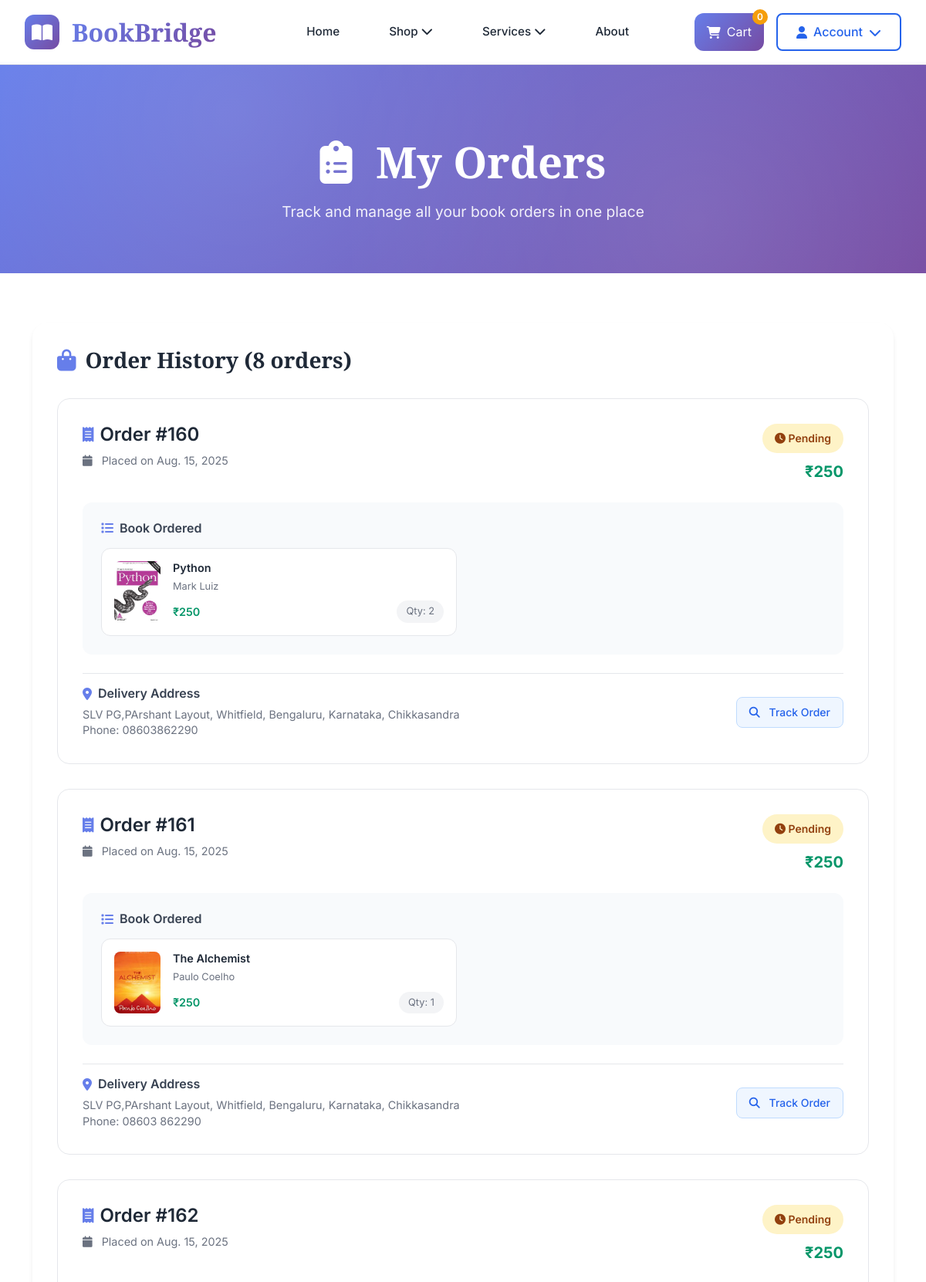
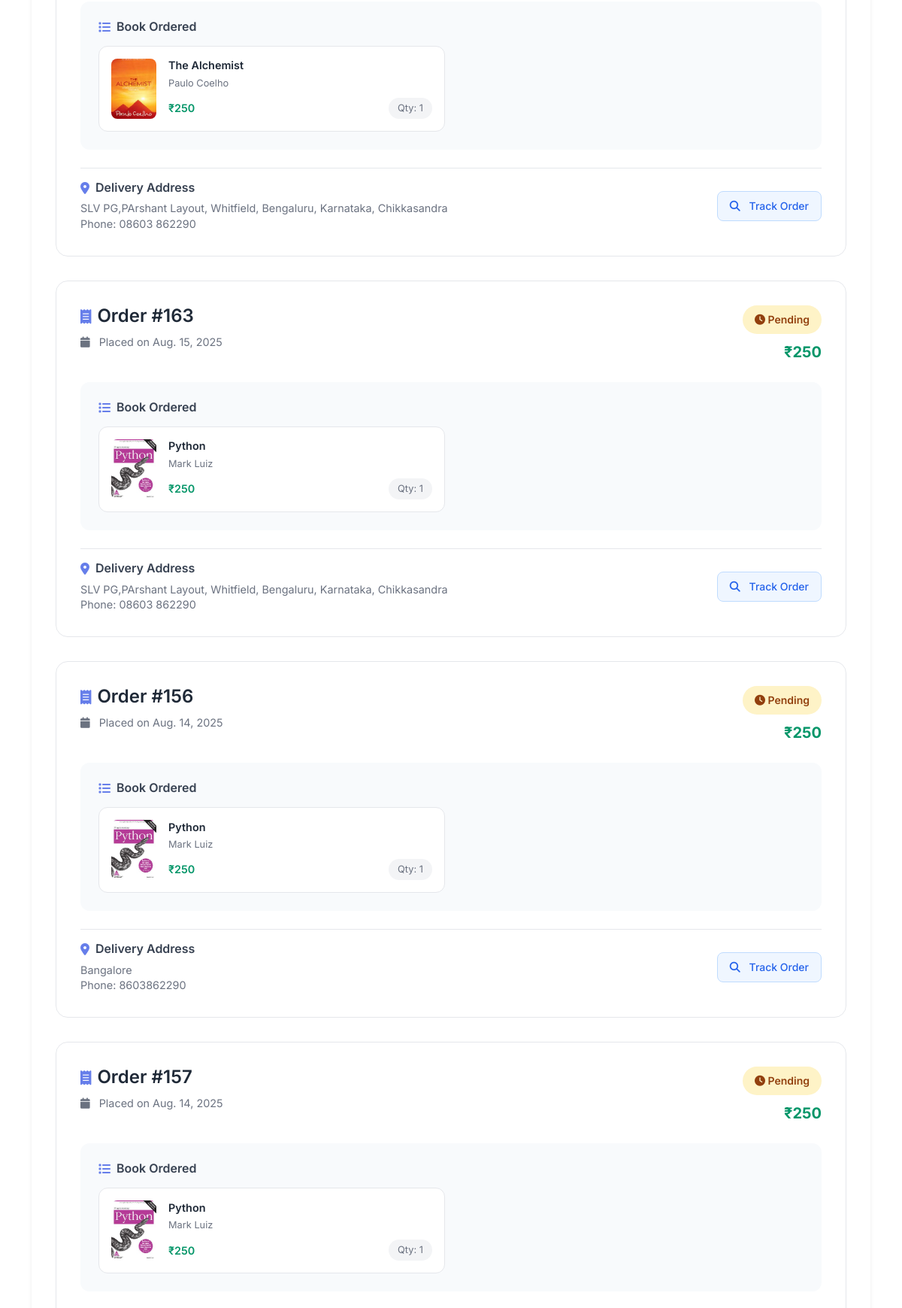
The page /order (signed in, upper part) on the database its author committed (2 pictures, top to bottom).
### book_store/models/orders.py (models this page shows, shortened)
class Order(models.Model):
    product = models.ForeignKey(Product, on_delete=models.CASCADE)
    customer = models.ForeignKey(Customer, on_delete=models.CASCADE)
    quantity = models.IntegerField(default=1)
    price = models.IntegerField()
    address = models.CharField(max_length=500, default='', blank=True)
    phone = models.CharField(max_length=50, default='', blank=True)
    date = models.DateField(default= datetime.datetime.today)
    city = models.CharField(max_length=100,default='Dharwad')
    landmark = models.CharField(max_length=150,default='Hanuman Temple')
    mode = models.CharField(max_length=50,default='Cash On Delivery')
    pin = models.IntegerField( default=580001)
    status = models.BooleanField(default=False)
    @staticmethod
    def get_orders_by_customer(customer_id):
        return Order\
            .objects\
            .filter(customer = customer_id)\
            .order_by('-date')

### book_store/models/product.py (models this page shows, shortened)
class Product(models.Model):
    name = models.CharField(max_length=50)
    price = models.IntegerField(default=0)
    category = models.ForeignKey(Category, on_delete=models.CASCADE, default=1)
    description = models.CharField(max_length=500, default='')
    image = models.ImageField(upload_to='uploads/products/')
    image_i = models.ImageField(upload_to='uploads/products/' , default='')
    image_b = models.ImageField(upload_to='uploads/products/' , default='')
    stock = models.IntegerField(default=100)
    author = models.CharField(max_length=50, default='Chetan Bhagat')
    page = models.IntegerField(default=200)
    publisher = models.CharField(max_length=500, default='Rupa Publications')
    language = models.CharField(max_length=500, default='English')
    edition = models.CharField(max_length=500,default='Febrauary 2018')

### book_store/views.py (the view)
# urls.py: re_path('order', Orders.as_view(), name='orders'),
class Orders(View):
    @method_decorator(auth_middleware)
    def get(self, request):
        customer = request.session.get('customer')
        print(f"Customer ID from session: {customer}")
        if not customer:
            print("No customer in session, redirecting to login")
            return redirect('login')
        try:
            orders = Order.get_orders_by_customer(customer)
            print(f"Found {len(orders)} orders for customer {customer}")
            return render(request, 'orders.html', {'orders': orders})
        except Exception as e:
            print(f"Error fetching orders: {e}")
            return render(request, 'orders.html', {'orders': [], 'error': 'Unable to load orders'})

### book_store/templates/orders.html (shortened to what this page needs)
{% extends 'base.html' %}
{% load static %}
{% load cart %}
{% block content %}
<section style="background: linear-gradient(135deg, #667eea 0%, #764ba2 100%); padding: 6rem 0 4rem; margin-top: 80px; position: relative; overflow: hidden;">
    <div style="position: absolute; top: 0; left: 0; right: 0; bottom: 0; background-image: radial-gradient(circle at 25% 25%, rgba(255, 255, 255, 0.1) 0%, transparent 50%), radial-gradient(circle at 75% 75%, rgba(255, 255, 255, 0.1) 0%, transparent 50%);"></div>
    <div class="container">
        <div class="row">
            <div class="col-12 text-center">
                <h1 style="color: white; font-family: 'Playfair Display', serif; font-size: 3.5rem; font-weight: 700; margin-bottom: 1rem; position: relative; z-index: 2;">
                    <i class="fas fa-clipboard-list" style="margin-right: 1rem;"></i>
                    My Orders
                </h1>
                <p style="color: rgba(255,255,255,0.9); font-size: 1.2rem; max-width: 600px; margin: 0 auto; position: relative; z-index: 2;">
                    Track and manage all your book orders in one place
                </p>
            </div>
        </div>
    </div>
</section>
<section class="section">
    <div class="container">
        {% if orders %}
        <div class="row">
            <div class="col-12">
                <div style="background: white; border-radius: 20px; padding: 2rem; box-shadow: 0 4px 6px -1px rgba(0, 0, 0, 0.1); margin-bottom: 2rem;">
                    <h3 style="color: #1f2937; font-weight: 700; margin-bottom: 2rem; font-family: 'Playfair Display', serif; display: flex; align-items: center; gap: 0.75rem;">
                        <i class="fas fa-shopping-bag" style="color: #667eea;"></i>
                        Order History ({{orders|length}} orders)
                    </h3>
                    <div class="orders-list">
                        {% for order in orders %}
                        <div class="order-card" style="border: 1px solid #e5e7eb; border-radius: 16px; padding: 2rem; margin-bottom: 2rem; transition: all 0.3s ease;">
                            <div style="display: flex; justify-content: space-between; align-items: flex-start; margin-bottom: 1.5rem; flex-wrap: wrap; gap: 1rem;">
                                <div>
                                    <h4 style="color: #1f2937; font-weight: 600; margin-bottom: 0.5rem; display: flex; align-items: center; gap: 0.5rem;">
                                        <i class="fas fa-receipt" style="color: #667eea; font-size: 1.2rem;"></i>
                                        Order #{{order.id}}
                                    </h4>
                                    <p style="color: #6b7280; margin: 0; font-size: 0.9rem;">
                                        <i class="fas fa-calendar" style="margin-right: 0.5rem;"></i>
                                        Placed on {{order.date}}
                                    </p>
                                </div>
                                <div style="text-align: right;">
                                    <div style="background: {% if order.status %}#dcfce7{% else %}#fef3c7{% endif %};
                                                color: {% if order.status %}#166534{% else %}#92400e{% endif %};
                                                padding: 0.5rem 1rem; border-radius: 20px; font-weight: 600; font-size: 0.875rem; margin-bottom: 0.5rem;">
                                        {% if order.status %}
                                            <i class="fas fa-check-circle"></i> Order Confirmed
                                        {% else %}
                                            <i class="fas fa-clock"></i> Pending
                                        {% endif %}
                                    </div>
                                    <div style="color: #059669; font-weight: 700; font-size: 1.25rem;">
                                        ₹{{order.price}}
                                    </div>
                                </div>
                            </div>
                            <div style="background: #f8fafc; border-radius: 12px; padding: 1.5rem; margin-bottom: 1.5rem;">
                                <h6 style="color: #374151; font-weight: 600; margin-bottom: 1rem; display: flex; align-items: center; gap: 0.5rem;">
                                    <i class="fas fa-list" style="color: #667eea;"></i>
                                    Book Ordered
                                </h6>
                                <div class="row g-3">
                                    <div class="col-lg-6 col-md-8">
                                        <div style="background: white; border-radius: 12px; padding: 1rem; border: 1px solid #e5e7eb;">
                                            <div style="display: flex; gap: 1rem; align-items: center;">
                                                <img src="{{order.product.image.url}}" alt="{{order.product.name}}"
                                                     style="width: 60px; height: 80px; object-fit: cover; border-radius: 8px;">
                                                <div style="flex: 1;">
                                                    <h6 style="color: #1f2937; font-weight: 600; margin-bottom: 0.25rem; font-size: 0.9rem; line-height: 1.3;">{{order.product.name}}</h6>
                                                    <p style="color: #6b7280; margin: 0; font-size: 0.8rem;">{{order.product.author}}</p>
                                                    <div style="display: flex; justify-content: space-between; align-items: center; margin-top: 0.5rem;">
                                                        <div style="color: #059669; font-weight: 600; font-size: 0.9rem;">₹{{order.product.price}}</div>
                                                        <div style="background: #f3f4f6; padding: 0.25rem 0.75rem; border-radius: 20px; font-size: 0.8rem; color: #6b7280;">
                                                            Qty: {{order.quantity}}
                                                        </div>
                                                    </div>
                                                </div>
                                            </div>
                                        </div>
                                    </div>
                                </div>
                            </div>
                            <div style="display: flex; justify-content: space-between; align-items: center; padding-top: 1rem; border-top: 1px solid #e5e7eb; flex-wrap: wrap; gap: 1rem;">
                                <div>
                                    <h6 style="color: #374151; font-weight: 600; margin-bottom: 0.5rem; display: flex; align-items: center; gap: 0.5rem;">
                                        <i class="fas fa-map-marker-alt" style="color: #667eea;"></i>
                                        Delivery Address
                                    </h6>
                                    <p style="color: #6b7280; margin: 0; font-size: 0.9rem; line-height: 1.4;">
                                        {{order.address}}<br>
                                        Phone: {{order.phone}}
                                    </p>
                                </div>
                                <div style="display: flex; gap: 1rem; flex-wrap: wrap;">
                                    <button onclick="trackOrder({{order.id}})" style="background: #eff6ff; color: #2563eb; border: 1px solid #bfdbfe; padding: 0.5rem 1rem; border-radius: 8px; font-weight: 500; font-size: 0.875rem; cursor: pointer; transition: all 0.3s ease;">
                                        <i class="fas fa-search" style="margin-right: 0.5rem;"></i>
                                        Track Order
                                    </button>
                                </div>
                            </div>
                        </div>
                        {% endfor %}
                    </div>
                </div>
            </div>
        </div>
        {% endif %}
    </div>
</section>
{% endblock %}

### book_store/templates/base.html (style rules this page uses)
:root { --primary-color: #2563eb; --primary-dark: #1d4ed8; --secondary-color: #10b981; --accent-color: #f59e0b; --text-dark: #1f2937; --text-light: #6b7280; --bg-light: #f8fafc; --border-color: #e5e7eb; --white: #ffffff; --gradient-primary: linear-gradient(135deg, #667eea 0%, #764ba2 100%); --gradient-secondary: linear-gradient(135deg, #f093fb 0%, #f5576c 100%); --gradient-hero: linear-gradient(135deg, rgba(37, 99, 235, 0.9) 0%, rgba(16, 185, 129, 0.8) 100%); --shadow-sm: 0 1px 2px 0 rgba(0, 0, 0, 0.05); --shadow-md: 0 4px 6px -1px rgba(0, 0, 0, 0.1), 0 2px 4px -1px rgba(0, 0, 0, 0.06); --shadow-lg: 0 10px 15px -3px rgba(0, 0, 0, 0.1), 0 4px 6px -2px rgba(0, 0, 0, 0.05); --shadow-xl: 0 20px 25px -5px rgba(0, 0, 0, 0.1), 0 10px 10px -5px rgba(0, 0, 0, 0.04); }
* { margin: 0; padding: 0; box-sizing: border-box; }
body { font-family: 'Inter', -apple-system, BlinkMacSystemFont, 'Segoe UI', Roboto, sans-serif; line-height: 1.6; color: var(--text-dark); background-color: var(--white); overflow-x: hidden; }
.section { padding: 4rem 0; }

### rows shown on the page
Order: id "160", date "Aug. 15, 2025", status False (drawn), price "250", product.image (picture), product.name "Python", product.author "Mark Luiz", product.price "250", quantity "2", address "SLV PG,PArshant Layout, Whitfield, Bengaluru, Karnataka, Chikkasandra", phone "08603862290"
Order: id "161", date "Aug. 15, 2025", status False (drawn), price "250", product.image (picture), product.name "The Alchemist", product.author "Paulo Coelho", product.price "250", quantity "1", address "SLV PG,PArshant Layout, Whitfield, Bengaluru, Karnataka, Chikkasandra", phone "08603 862290"
Order: id "162", date "Aug. 15, 2025", status False (drawn), price "250", product.image (picture), product.name "The Alchemist", product.author "Paulo Coelho", product.price "250", quantity "1", address "SLV PG,PArshant Layout, Whitfield, Bengaluru, Karnataka, Chikkasandra", phone "08603 862290"
Order: id "163", date "Aug. 15, 2025", status False (drawn), price "250", product.image (picture), product.name "Python", product.author "Mark Luiz", product.price "250", quantity "1", address "SLV PG,PArshant Layout, Whitfield, Bengaluru, Karnataka, Chikkasandra", phone "08603 862290"
Order: id "156", date "Aug. 14, 2025", status False (drawn), price "250", product.image (picture), product.name "Python", product.author "Mark Luiz", product.price "250", quantity "1", address "Bangalore", phone "8603862290"
Order: id "157", date "Aug. 14, 2025", status False (drawn), price "250", product.image (picture), product.name "Python", product.author "Mark Luiz", product.price "250", quantity "1"

### other values the page prints
{{ request.session.cart.keys|length }} "0"
{{ orders|length }} "8"
